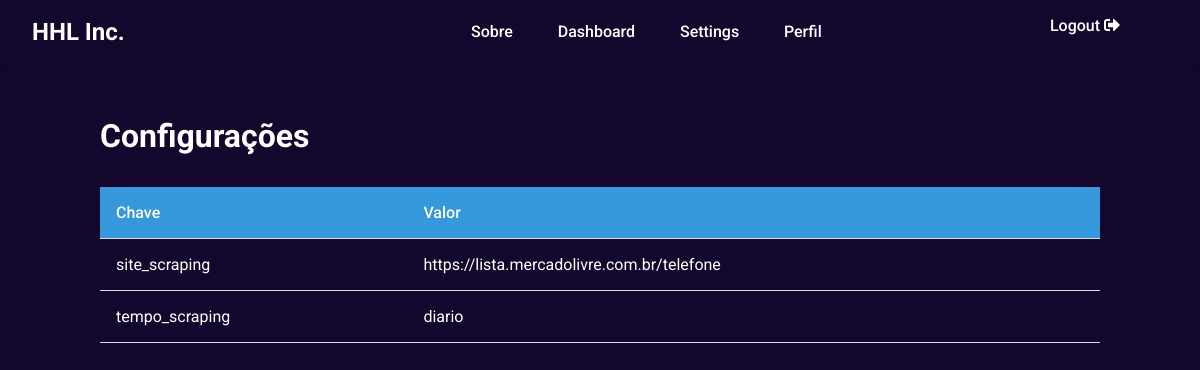
The app's page /settings (signed in) with its own data.
### app/models.py (models this page shows, shortened)
class Configuracoes(db.Model):
    id: so.Mapped[int] = so.mapped_column(primary_key=True)
    chave_configuracao: so.Mapped[str] = so.mapped_column(sa.String(200))
    valor_configuracao: so.Mapped[str] = so.mapped_column(sa.String(200))
    user_id: so.Mapped[int] = so.mapped_column(sa.ForeignKey(User.id), index=True)
    usuario: so.Mapped[User] = so.relationship(back_populates='configuracoes')

### app/routes.py (the view)
@app.route('/settings')
@login_required
def settings():
    configuracoes = Configuracoes.query.filter_by(user_id=current_user.id).all()
    return render_template('settings.html', configuracao=configuracoes)

### app/__init__.py (called while the page is built)
@login.user_loader
def load_user(user_id):
    return User.query.get(int(user_id))

### app/templates/settings.html
{% extends "base.html" %}
{% block content %}
<div class="settings-container">
  <h1>Configurações</h1>
  <table class="settings-table">
    <thead>
      <tr>
        <th>Chave</th>
        <th>Valor</th>
      </tr>
    </thead>
    <tbody>
      {% for c in configuracao %}
      <tr>
        <td>{{ c.chave_configuracao }}</td>
        <td>{{ c.valor_configuracao }}</td>
      </tr>
      {% endfor %}
    </tbody>
  </table>
</div>
{% endblock %}

### app/static/css/style.css (style rules this page uses)
html, body { font-family: 'Roboto', sans-serif; margin: 0; padding: 0; width: 100%; height: 100%; overflow-x: hidden; background-color: #13072e; }
body { overscroll-behavior-y: contain; }
.settings-container { padding: 2rem; max-width: 1000px; margin: 0 auto; color: white; }
.settings-table { width: 100%; border-collapse: collapse; margin: 2rem 0; }
.settings-table th, .settings-table td { padding: 1rem; text-align: left; border-bottom: 1px solid #ddd; }
.settings-table th { background-color: #3498db; font-weight: 500; }

### records on screen
Configuracoes: chave_configuracao "site_scraping", valor_configuracao "https://lista.mercadolivre.com.br/telefone"
Configuracoes: chave_configuracao "tempo_scraping", valor_configuracao "diario"
